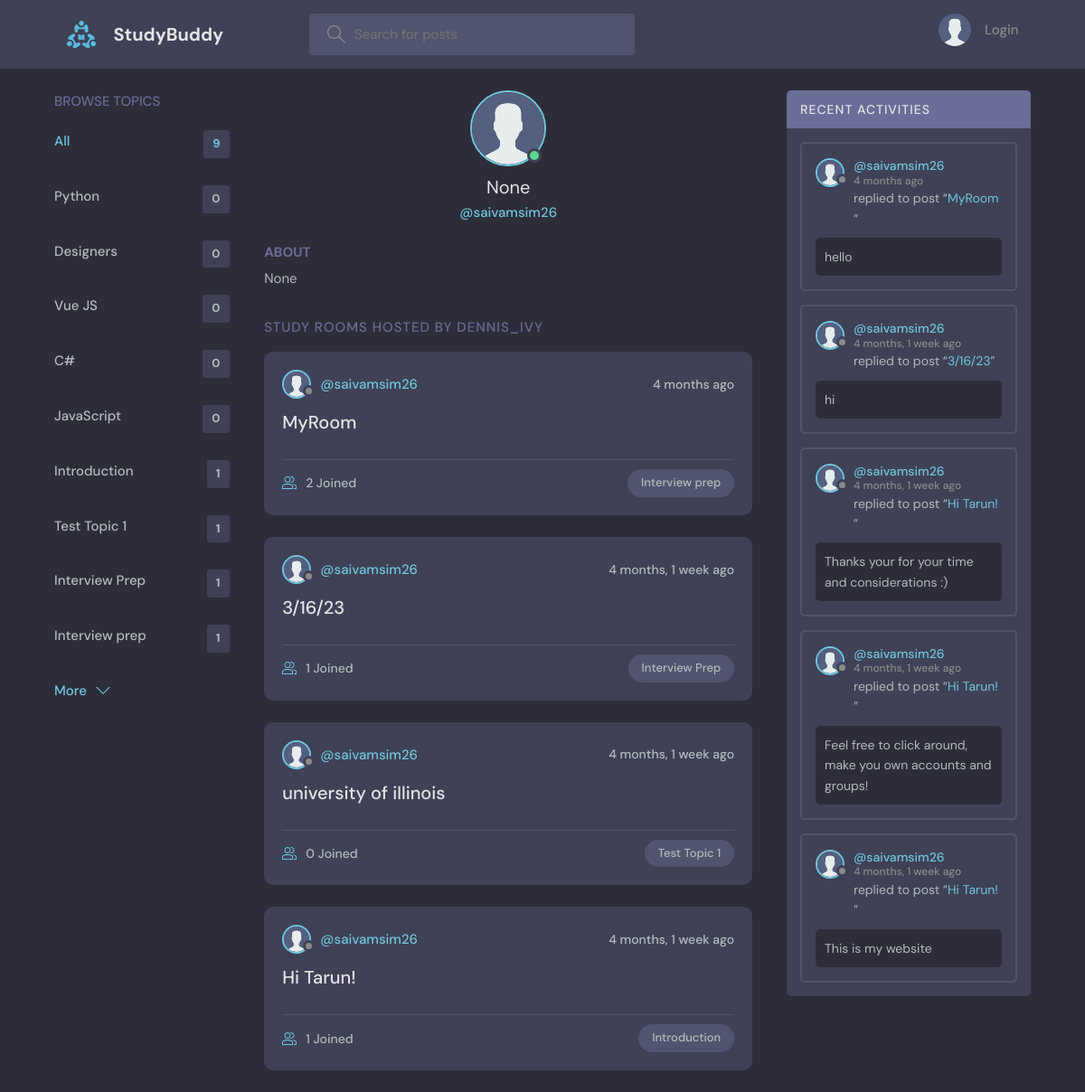
Screenshot of /profile/6/ with the database file from the repository.
### base/models.py (models this page shows, shortened)
class Topic(models.Model):
    name = models.CharField(max_length=200)

class User(AbstractUser):
    name = models.CharField(max_length=200, null=True)
    email = models.EmailField(unique=True, null=True)
    bio = models.TextField(null=True)
    avatar = models.ImageField(null=True, default="avatar.svg")
    USERNAME_FIELD = 'email'
    REQUIRED_FIELDS = ['username']

class Room(models.Model):
    host = models.ForeignKey(User, on_delete=models.SET_NULL, null=True)
    topic = models.ForeignKey(Topic, on_delete=models.SET_NULL, null=True)
    name = models.CharField(max_length=200)
    description = models.TextField(null=True, blank=True)
    participants = models.ManyToManyField(
        User, related_name='participants', blank=True)
    updated = models.DateTimeField(auto_now=True)
    created = models.DateTimeField(auto_now_add=True)
    class Meta:
        ordering = ['-updated', '-created']
    def __str__(self):
        return self.name

class Message(models.Model):
    user = models.ForeignKey(User, on_delete=models.CASCADE)
    room = models.ForeignKey(Room, on_delete=models.CASCADE)
    body = models.TextField()
    updated = models.DateTimeField(auto_now=True)
    created = models.DateTimeField(auto_now_add=True)
    class Meta:
        ordering = ['-updated', '-created']

### base/views.py (the view)
# urls.py: path('profile/<str:pk>/', views.userProfile, name="user-profile"),
def userProfile(request, pk):
    user = User.objects.get(id=pk)
    rooms = user.room_set.all()
    room_messages = user.message_set.all()
    topics = Topic.objects.all()
    context = {'user': user, 'rooms': rooms,
               'room_messages': room_messages, 'topics': topics}
    return render(request, 'base/profile.html', context)

### base/templates/base/profile.html (shortened to what this page needs)
{% extends 'main.html' %}
{% block content %}
<main class="profile-page layout layout--3">
  <div class="container">
    {% include 'base/topics_component.html' %}
    <div class="roomList">
      <div class="profile">
        <div class="profile__avatar">
          <div class="avatar avatar--large active">
            <img src="{{user.avatar.url}}" />
          </div>
        </div>
        <div class="profile__info">
          <h3>{{user.name}}</h3>
          <p>@{{user.username}}</p>
        </div>
        <div class="profile__about">
          <h3>About</h3>
          <p>
            {{user.bio}}
          </p>
        </div>
      </div>
      <div class="roomList__header">
        <div>
          <h2>Study Rooms Hosted by dennis_ivy</a>
          </h2>
        </div>
      </div>
      {% include 'base/feed_component.html' %}
    </div>
    {% include 'base/activity_component.html' %}
  </div>
</main>
{% endblock content %}

### templates/main.html (shortened to what this page needs)
<!DOCTYPE html>
{% load static %}
<html lang="en">
<head>
    <link rel="stylesheet" href="{% static 'styles/style.css' %}" />
</head>
<body>
    {% include 'navbar.html' %}
    {% block content %}
    {% endblock %}
</body>
</html>

### templates/navbar.html (shortened to what this page needs)
{% load static %}
<header class="header header--loggedIn">
    <div class="container">
        <a href="{% url 'home' %}" class="header__logo">
            <img src="{% static 'images/logo.svg' %}" />
            <h1>StudyBuddy</h1>
        </a>
        <form class="header__search" method="GET" action="{% url 'home' %}">
            <label>
                <input name="q" placeholder="Search for posts" />
            </label>
        </form>
        <nav class="header__menu">
            {% if request.user.is_authenticated %}
            <div class="header__user">
                <a href="{% url 'update-user' %}">
                    <div class="avatar avatar--medium active">
                        <img src="{{request.user.avatar.url}}" />
                    </div>
                    <p>{{request.user.username}} <span>@{{request.user.username}}</span></p>
                </a>
                <button class="dropdown-button">
                    <svg version="1.1" xmlns="http://www.w3.org/2000/svg" width="32" height="32" viewBox="0 0 32 32">
                        <title>chevron-down</title>
                        <path d="M16 21l-13-13h-3l16 16 16-16h-3l-13 13z"></path>
                    </svg>
                </button>
            </div>
            {% else %}
            <a href="{% url 'login' %}">
                <img src="{% static 'images/avatar.svg' %}" />
                <p>Login</p>
            </a>
            {% endif %}
        </nav>
    </div>
</header>

### base/templates/base/topics_component.html
<div class="topics">
    <div class="topics__header">
        <h2>Browse Topics</h2>
    </div>
    <ul class="topics__list">
        <li>
            <a href="{% url 'home' %}" class="active">All <span>{{topics.count}}</span></a>
        </li>
        {% for topic in topics %}
        <li>
            <a href="{% url 'home' %}?q={{topic.name}}">{{topic.name}}<span>{{topic.room_set.all.count}}</span></a>
        </li>
        {% endfor %}
    </ul>
    <a class="btn btn--link" href="{% url 'topics' %}">
        More
        <svg version="1.1" xmlns="http://www.w3.org/2000/svg" width="32" height="32" viewBox="0 0 32 32">
            <title>chevron-down</title>
            <path d="M16 21l-13-13h-3l16 16 16-16h-3l-13 13z"></path>
        </svg>
    </a>
</div>

### base/templates/base/feed_component.html (shortened to what this page needs)
{% for room in rooms %}
<div class="roomListRoom">
    <div class="roomListRoom__header">
        <a href="{% url 'user-profile' room.host.id %}" class="roomListRoom__author">
            <div class="avatar avatar--small">
                <img src="{{room.host.avatar.url}}" />
            </div>
            <span>@{{room.host.username}}</span>
        </a>
        <div class="roomListRoom__actions">
            <span>{{room.created|timesince}} ago</span>
        </div>
    </div>
    <div class="roomListRoom__content">
        <a href="{% url 'room' room.id %}">{{room.name}}</a>
    </div>
    <div class="roomListRoom__meta">
        <a href="{% url 'room' room.id %}" class="roomListRoom__joined">
            {{room.participants.all.count}} Joined
        </a>
        <p class="roomListRoom__topic">{{room.topic.name}}</p>
    </div>
</div>
{% endfor %}

### base/templates/base/activity_component.html (shortened to what this page needs)
<div class="activities">
    <div class="activities__header">
        <h2>Recent Activities</h2>
    </div>
    {% for message in room_messages %}
    <div class="activities__box">
        <div class="activities__boxHeader roomListRoom__header">
            <a href="{% url 'user-profile' message.user.id %}" class="roomListRoom__author">
                <div class="avatar avatar--small">
                    <img src="{{message.user.avatar.url}}" />
                </div>
                <p>
                    @{{message.user.username}}
                    <span>{{message.created|timesince}} ago</span>
                </p>
            </a>
        </div>
        <div class="activities__boxContent">
            <p>replied to post “<a href="{% url 'room' message.room.id %}">{{message.room}}</a>”</p>
            <div class="activities__boxRoomContent">{{message.body}}</div>
        </div>
    </div>
    {% endfor %}
</div>

### rows the page displays
Topic: name "Python", room_set.all.count "0"
Topic: name "Designers", room_set.all.count "0"
Topic: name "Vue JS", room_set.all.count "0"
Topic: name "C#", room_set.all.count "0"
Topic: name "JavaScript", room_set.all.count "0"
Topic: name "Introduction", room_set.all.count "1"
Topic: name "Test Topic 1", room_set.all.count "1"
Topic: name "Interview Prep", room_set.all.count "1"
Topic: name "Interview prep", room_set.all.count "1"
User: avatar (placeholder picture), name "None", username "saivamsim26", bio "None"
Room: host.avatar (placeholder picture), host.username "saivamsim26", created "4 months", name "MyRoom", participants.all.count "2", topic.name "Interview prep"
Room: host.avatar (placeholder picture), host.username "saivamsim26", created "4 months, 1 week", name "3/16/23", participants.all.count "1", topic.name "Interview Prep"
Room: host.avatar (placeholder picture), host.username "saivamsim26", created "4 months, 1 week", name "university of illinois", participants.all.count "0", topic.name "Test Topic 1"
Room: host.avatar (placeholder picture), host.username "saivamsim26", created "4 months, 1 week", name "Hi Tarun!", participants.all.count "1", topic.name "Introduction"
Message: user.avatar (placeholder picture), user.username "saivamsim26", created "4 months", room "MyRoom", body "hello"
Message: user.avatar (placeholder picture), user.username "saivamsim26", created "4 months, 1 week", room "3/16/23", body "hi"
Message: user.avatar (placeholder picture), user.username "saivamsim26", created "4 months, 1 week", room "Hi Tarun!", body "Thanks your for your time and considerations :)"
Message: user.avatar (placeholder picture), user.username "saivamsim26", created "4 months, 1 week", room "Hi Tarun!", body "Feel free to click around, make you own accounts and groups!"
Message: user.avatar (placeholder picture), user.username "saivamsim26", created "4 months, 1 week", room "Hi Tarun!", body "This is my website"

### other values shown
{{ topics.count }} "9"
